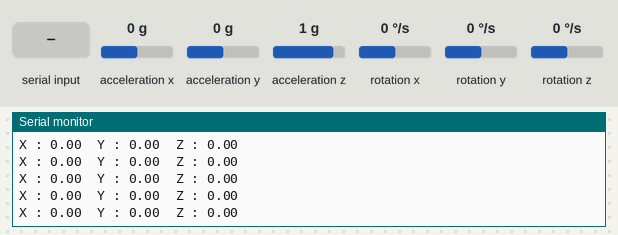
A sketch run on a simulated Arduino Uno, built with avr-gcc and run on an emulated ATmega328P. On the bench: the last lines printed to the serial monitor. Inputs (shaded band) come from the test bench; at power-on: acceleration x 0 g, rotation z 0 °/s, acceleration y 0 g, acceleration z 1 g, rotation x 0 °/s, rotation y 0 °/s.

Above: at 3.2 s.
3.3 s: acceleration x set to 0.8 g
At 3.9 s:
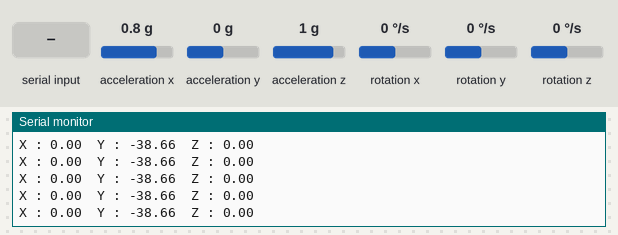
6.3 s: rotation z set to -100 °/s
At 7.4 s:
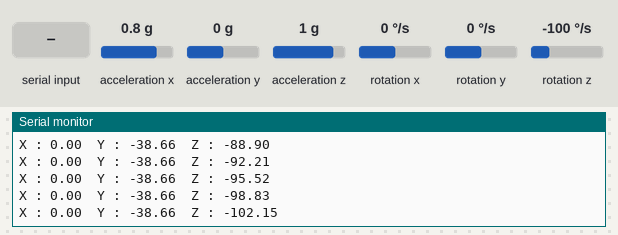
9.3 s: "1" received over the second serial link
12.3 s: acceleration y set to -1.4 g
At 13.2 s:
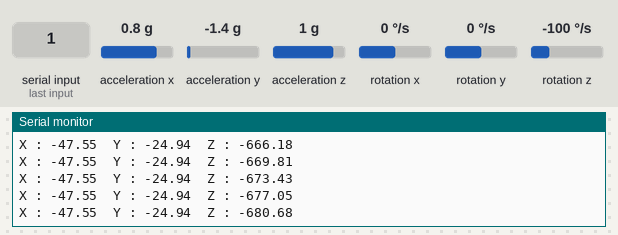
15.3 s: acceleration x set to -1.4 g
At 15.9 s:
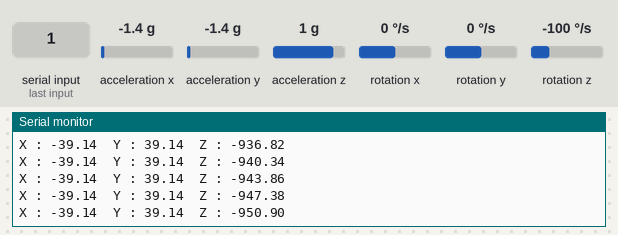
18.3 s: acceleration x set to 1.4 g
At 19.4 s:
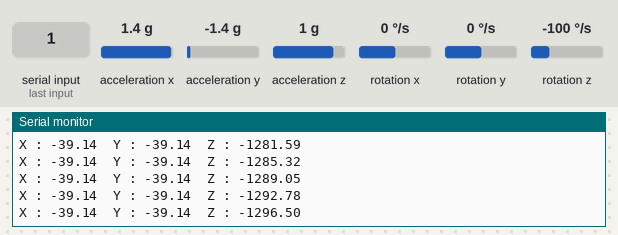
Timing chart, 0 to 21.3 s (numbered marks = the images above; inputs shaded):
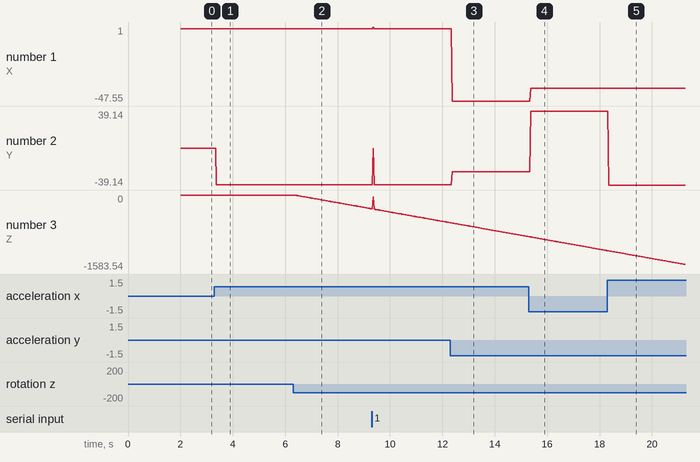

The sketch:

hand.ino
```cpp
// (licence header left out)
#include "Wire.h"
#include <MPU6050_light.h>
#include <SoftwareSerial.h>

#define MIN_ANGLE -90
#define MAX_ANGLE 90
#define ANGLE_DEAD_ZONE 20
#define POSITIVE_ANGLE_ACTIVE_ZONE 0 + ANGLE_DEAD_ZONE
#define NEGATIVE_ANGLE_ACTIVE_ZONE 0 - ANGLE_DEAD_ZONE
#define MIN_SPEED 90
#define MAX_SPEED 255

SoftwareSerial bluetooth(4, 5);
MPU6050 mpu(Wire);
unsigned long timer = 0;
float y_angle, x_angle;
byte speed = 0;
void setup() {
  Serial.begin(9600);
  bluetooth.begin(9600);
  Wire.begin();

  byte status = mpu.begin();
  Serial.print(F("MPU6050 status: "));
  Serial.println(status);
  while (status != 0) {}  // stop everything if could not connect to MPU6050

  Serial.println(F("Calculating offsets, do not move MPU6050"));
  delay(1000);
  // mpu.upsideDownMounting = true; // uncomment this line if the MPU6050 is mounted upside-down
  mpu.calcOffsets();  // gyro and accelero
  Serial.println("Done!\n");
}

void loop() {
  mpu.update();
  if ((millis() - timer) > 10) {  // print data every 10ms
    Serial.print("X : ");
    Serial.print(mpu.getAngleX());
    Serial.print("\tY : ");
    Serial.print(mpu.getAngleY());
    Serial.print("\tZ : ");
    Serial.println(mpu.getAngleZ());
    timer = millis();
  }
  if (bluetooth.available()) {
    Serial.write(bluetooth.read());
  }
  if (Serial.available()) {
    bluetooth.write(Serial.read());
  }
  y_angle = mpu.getAngleY();
  x_angle = mpu.getAngleX();
  //keep the angles within a desired range
  y_angle = constrain(y_angle, MIN_ANGLE, MAX_ANGLE);
  x_angle = constrain(x_angle, MIN_ANGLE, MAX_ANGLE);

  if (y_angle > POSITIVE_ANGLE_ACTIVE_ZONE) {
    //turn left
    speed = map(y_angle, POSITIVE_ANGLE_ACTIVE_ZONE, MAX_ANGLE, MIN_SPEED, MAX_SPEED);
    bluetooth.write('L');
  }
  else if (y_angle < NEGATIVE_ANGLE_ACTIVE_ZONE) {
    //turn right
    speed = map(y_angle, NEGATIVE_ANGLE_ACTIVE_ZONE, MIN_ANGLE, MIN_SPEED, MAX_SPEED);
    bluetooth.write('R');
  }
  else if (x_angle > POSITIVE_ANGLE_ACTIVE_ZONE) {
    // go backward
    speed = map(x_angle, POSITIVE_ANGLE_ACTIVE_ZONE, MAX_ANGLE, MIN_SPEED, MAX_SPEED);
    bluetooth.write('B');
  }
  else if (x_angle < NEGATIVE_ANGLE_ACTIVE_ZONE) {
    // go forward
    speed = map(x_angle, NEGATIVE_ANGLE_ACTIVE_ZONE, MIN_ANGLE, MIN_SPEED, MAX_SPEED);
    bluetooth.write('F');
  }
  else {
    speed = 0;
    bluetooth.write('S');
  }
  bluetooth.write(speed);
}
```

Measured:
- after the input at 3.3 s, the serial monitor: prints a new line after 0.08 s (image 1)
- after the input at 6.3 s, the serial monitor: prints a new line after 0.07 s (image 2)
- plotted number 2: 0 → -38.66 after the input at 3.3 s
- plotted number 3: 0 → -293.43 after the input at 6.3 s
